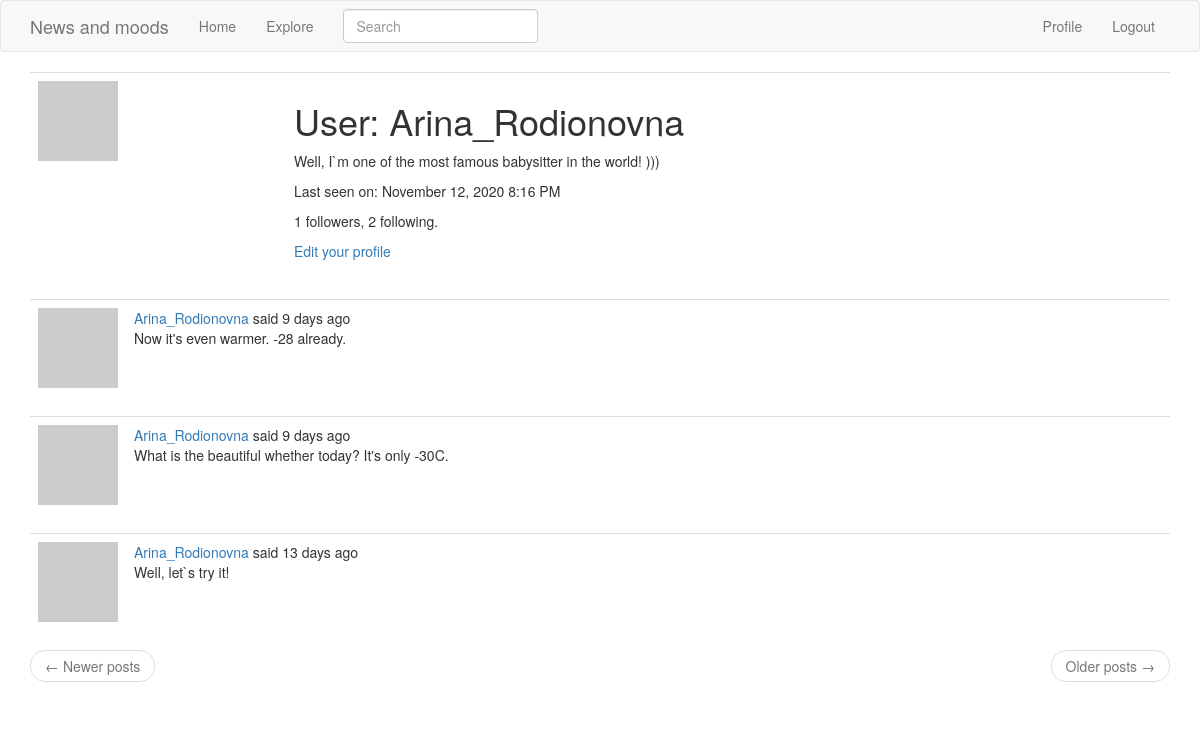
/user/Arina_Rodionovna (signed in), run on an earlier commit of the app's database.
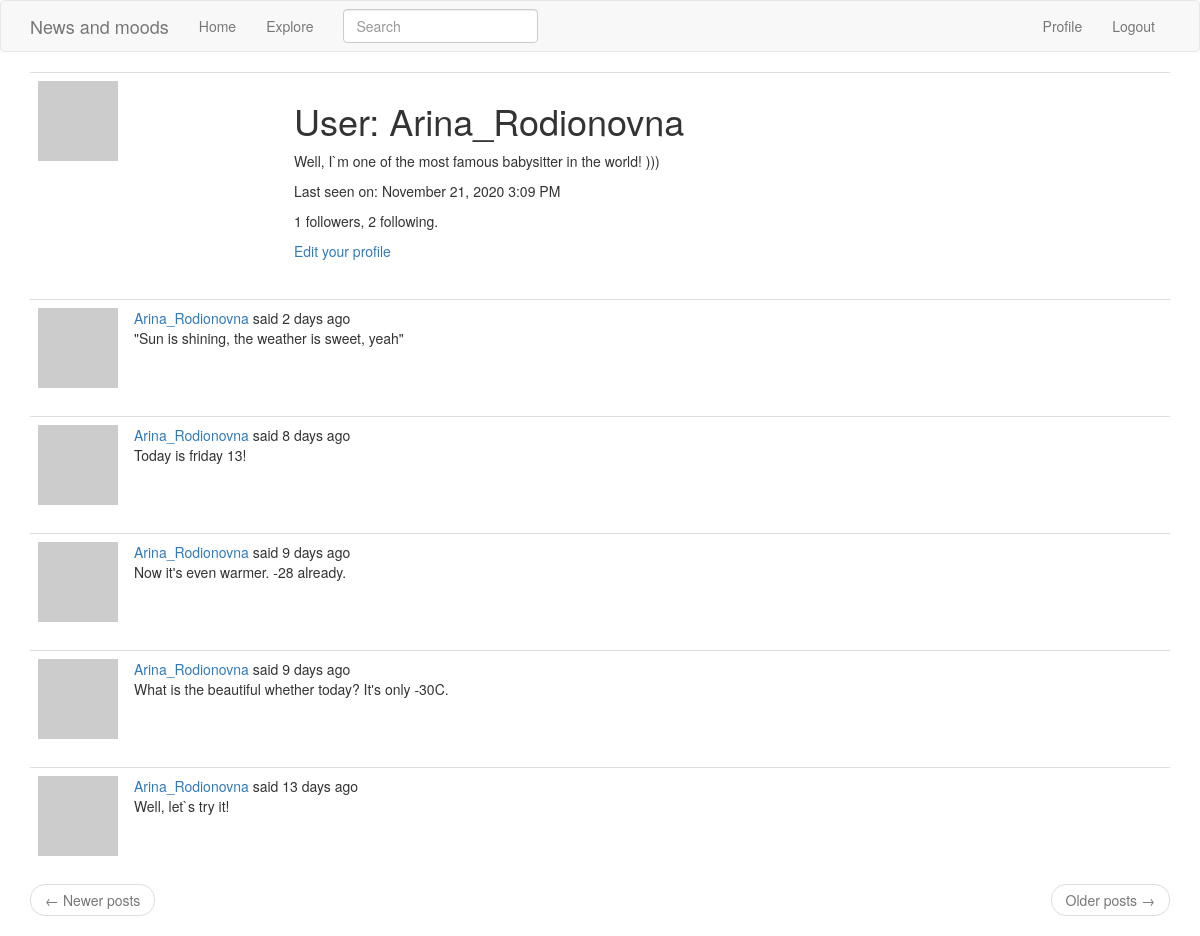
And on a later commit of the database.
### app/models.py (models this page shows, shortened)
class PaginatedAPIMixin(object):
    @staticmethod
    def _to_collection_items(items):
        return [item.to_dict() for item in items]

class User(PaginatedAPIMixin, UserMixin, db.Model):
    id = db.Column(db.Integer, primary_key=True)
    username = db.Column(db.String(64), index=True, unique=True)
    email = db.Column(db.String(120), index=True, unique=True)
    password_hash = db.Column(db.String(128))
    posts = db.relationship('Post', backref='author', lazy='dynamic')
    about_me = db.Column(db.String(140))
    last_seen = db.Column(db.DateTime, default=datetime.utcnow)
    followed = db.relationship(
        'User', secondary=followers,
        primaryjoin=(followers.c.follower_id == id),
        secondaryjoin=(followers.c.followed_id == id),
        backref=db.backref('followers', lazy='dynamic'), lazy='dynamic')
    def avatar(self, size):
        digest = md5(self.email.lower().encode('utf-8')).hexdigest()
        return 'https://www.gravatar.com/avatar/{}?d=identicon&s={}'.format(
            digest, size)

class SearchableMixin(object):
    @classmethod
    def before_commit(cls, session):
        session._changes = {
            'add': list(session.new),
            'update': list(session.dirty),
            'delete': list(session.deleted)
        }
    @classmethod
    def after_commit(cls, session):
        for obj in session._changes['add']:
            if isinstance(obj, SearchableMixin):
                add_to_index(obj.__tablename__, obj)
        for obj in session._changes['update']:
            if isinstance(obj, SearchableMixin):
                add_to_index(obj.__tablename__, obj)
        for obj in session._changes['delete']:
            if isinstance(obj, SearchableMixin):
                remove_from_index(obj.__tablename__, obj)
        session._changes = None

class Post(PaginatedAPIMixin, SearchableMixin, db.Model):
    __searchable__ = ['body']
    id = db.Column(db.Integer, primary_key=True)
    body = db.Column(db.String(140))
    timestamp = db.Column(db.DateTime, index=True, default=datetime.utcnow)
    user_id = db.Column(db.Integer, db.ForeignKey('user.id'))

### app/main/routes.py (the view)
@bp.route('/user/<username>')
@login_required
def user(username):
    user = User.query.filter_by(username=username).first_or_404()
    page = request.args.get('page', 1, type=int)
    posts = user.posts.order_by(Post.timestamp.desc()).paginate(
        page, current_app.config['POST_PER_PAGE'], False)
    next_url = url_for('main.user', username=user.username, page=posts.next_num) \
        if posts.has_next else None
    prev_url = url_for('main.user', username=user.username, page=posts.prev_num) \
        if posts.has_prev else None
    form = EmptyForm()
    return render_template('user.html', user=user, posts=posts.items,
                           next_url=next_url, prev_url=prev_url, form=form)

### app/main/forms.py
class SearchForm(FlaskForm):
    q = StringField('Search', validators=[DataRequired()])
    def __init__(self, *args, **kwargs):
        if 'formdata' not in kwargs:
            kwargs['formdata'] = request.args
        if 'csrf_enabled' not in kwargs:
            kwargs['csrf_enabled'] = False
        super(SearchForm, self).__init__(*args, **kwargs)

class EmptyForm(FlaskForm):
    submit = SubmitField('Submit')

### app/main/routes.py (called while the page is built)
@bp.before_request
def before_request():
    if current_user.is_authenticated:
        current_user.last_seen = datetime.utcnow()
        db.session.commit()
        g.search_form = SearchForm()
    g.locale = str(get_locale())

### app/models.py (called while the page is built)
@login.user_loader
def load_user(id):
    return User.query.get(int(id))

### app/templates/user.html (shortened to what this page needs)
{% extends "base.html" %}
{% block app_content %}
    <table class="table table-hover">
        <tr>
            <td width="256px"><img src="{{ user.avatar(256) }}"></td>
            <td>
                <h1>User: {{ user.username }}</h1>
                {% if user.about_me %}<p>{{ user.about_me }}</p>{% endif %}
                {% if user.last_seen %}<p>Last seen on: {{ moment(user.last_seen).format('LLL') }}</p>
                {% endif %}
                <p>{{ user.followers.count() }} followers, {{ user.followed.count() }} following.</p>
                {% if user == current_user %}
                <p><a href="{{ url_for('main.edit_profile') }}">Edit your profile</a></p>
                {% endif %}
            </td>
        </tr>
    </table>
    {% for post in posts %}
        {% include '_post.html' %}
    {% endfor %}
    <nav aria-label="...">
        <ul class="pager">
            <li class="previous{% if not prev_url %} disabled{% endif %}">
                <a href="{{ prev_url or '#' }}">
                    <span aria-hidden="true">&larr;</span> Newer posts
                </a>
            </li>
            <li class="next{% if not next_url %} disabled{% endif %}">
                <a href="{{ next_url or '#' }}">
                    Older posts <span aria-hidden="true">&rarr;</span>
                </a>
            </li>
        </ul>
    </nav>
{% endblock %}

### app/templates/base.html (shortened to what this page needs)
{% extends 'bootstrap/base.html' %}
{% block navbar %}
    <nav class="navbar navbar-default">
        <div class="container">
            <div class="navbar-header">
                <a class="navbar-brand" href="{{ url_for('main.index') }}">News and moods</a>
            </div>
            <div class="collapse navbar-collapse" id="bs-example-navbar-collapse-1">
                <ul class="nav navbar-nav">
                    <li><a href="{{ url_for('main.index') }}">Home</a></li>
                    <li><a href="{{ url_for('main.explore') }}">Explore</a></li>
                </ul>
                {% if g.search_form %}
                <form class="navbar-form navbar-left" method="get"
                    action="{{ url_for('main.search') }}">
                    <div class="form-group">
                        {{ g.search_form.q(size=20, class='form-control', placeholder=g.search_form.q.label.text) }}
                    </div>
                </form>
                {% endif %}
                <ul class="nav navbar-nav navbar-right">
                    {% if current_user.is_anonymous %}
                    <li><a href="{{ url_for('auth.login') }}">Login</a></li>
                    {% else %}
                    <li><a href="{{ url_for('main.user', username=current_user.username) }}">Profile</a></li>
                    <li><a href="{{ url_for('auth.logout') }}">Logout</a></li>
                    {% endif %}
                </ul>
            </div>
        </div>
    </nav>
{% endblock %}
{% block content %}
    <div class="container">
        {% block app_content %}{% endblock %}
    </div>
{% endblock %}

### app/templates/_post.html (shortened to what this page needs)
<table class="table table-hover">
    <tr>
        <td width="70px">
            <a href="{{ url_for('main.user', username=post.author.username) }}">
                <img src="{{ post.author.avatar(70) }}" />
            </a>
        </td>
        <td>
            {{ user_link }} said {{ moment(post.timestamp).fromNow() }}
            <br>
            {{ post.body }}
        </td>
    </tr>
</table>

What changed in the data, as far as the page shows it:
changed User "Arina_Rodionovna": last_seen "November 12, 2020 8:16 PM" → "November 21, 2020 3:09 PM"
added Post: user_link "Arina_Rodionovna", timestamp "2 days ago", body "\"Sun is shining, the weather is sweet, yeah\""
added Post: user_link "Arina_Rodionovna", timestamp "8 days ago", body "Today is friday 13!"
